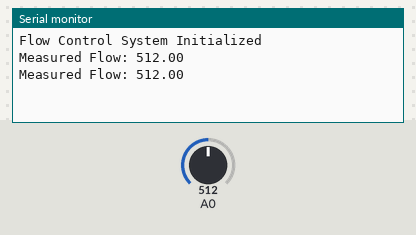
Bench run of a sketch on a simulated Arduino Uno, built with avr-gcc and run on an emulated ATmega328P. Shown: the last lines printed to the serial monitor. Inputs (shaded band) come from the test bench; at power-on: A0 = 512.

Above: at 1.8 s.
1.9 s: A0 set to 716
At 2.4 s:
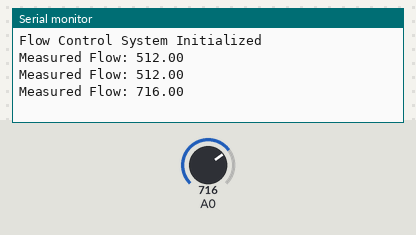
3.4 s: A0 set to 900
At 4.8 s:
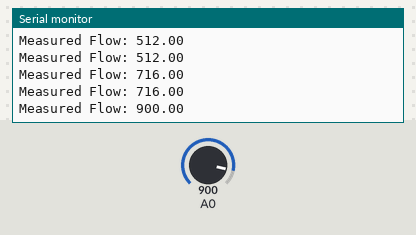
Timing chart, 0 to 6.4 s (numbered marks = the images above; inputs shaded):
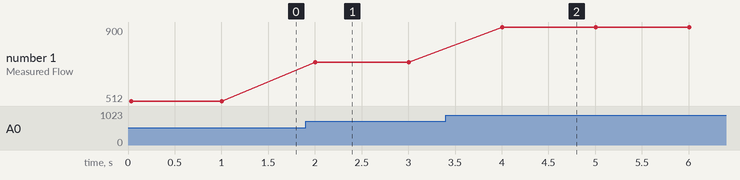

The sketch:

pid_flow_control.ino
```cpp
/*
  Flow Control Loop using PID
  Basic Arduino structure (placeholder)

  Project: Flow Control using PID and MPC
*/

double setpoint = 50.0;   // Desired flow value
double measured_flow;     // Sensor input
double control_output;    // Control signal

void setup() {
  Serial.begin(9600);
  Serial.println("Flow Control System Initialized");
}

void loop() {
  // Placeholder for flow sensor reading
  measured_flow = analogRead(A0);

  // Placeholder for control logic
  control_output = measured_flow;

  Serial.print("Measured Flow: ");
  Serial.println(measured_flow);

  delay(1000);
}
```

Measured:
- after the input at 1.9 s, the serial monitor: prints a new line after 0.10 s (image 1)
- after the input at 3.4 s, the serial monitor: prints a new line after 0.60 s (image 2)
- plotted number 1: 512 → 716 after the input at 1.9 s, 716 → 900 after the input at 3.4 s
